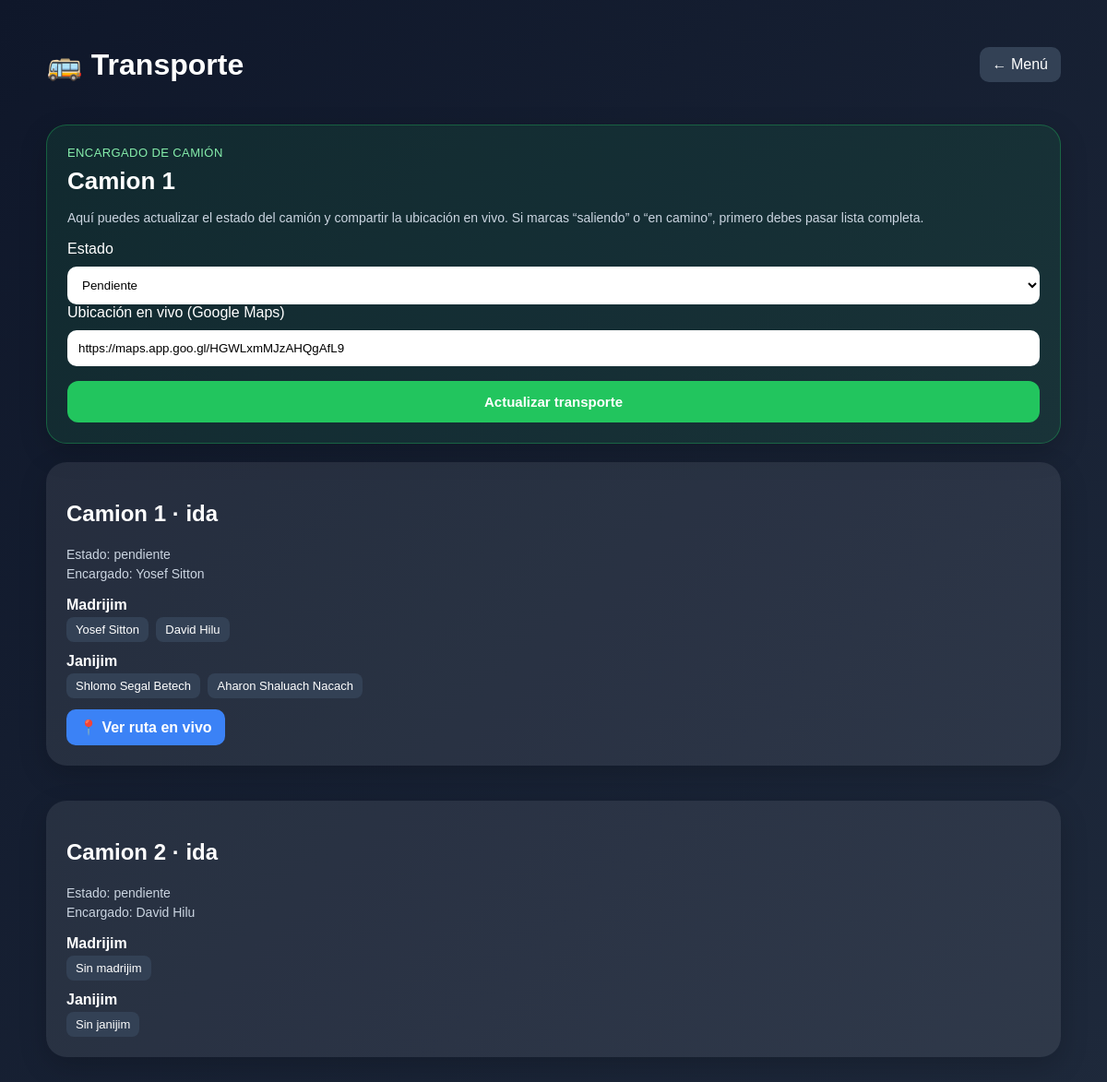
The page /transporte-madrij/ (signed in) on the database its author committed.
### transporte/models.py (models this page shows, shortened)
class Camion(models.Model):
    TIPOS = [
        ('ida', 'Ida'),
        ('regreso', 'Regreso'),
    ]
    ESTADOS = [
        ('pendiente', 'Pendiente'),
        ('saliendo', 'Saliendo'),
        ('en_camino', 'En camino'),
        ('llegando', 'Llegando'),
        ('llego', 'Llegó'),
    ]
    nombre = models.CharField(max_length=100)
    tipo = models.CharField(max_length=20, choices=TIPOS)
    estado = models.CharField(max_length=20, choices=ESTADOS, default='pendiente')
    encargado = models.ForeignKey(
        UsuarioCamp,
        on_delete=models.SET_NULL,
        null=True,
        blank=True,
        limit_choices_to={'tipo': 'madrij'},
        related_name='camiones_encargado'
    )
    hora_salida = models.CharField(max_length=20, blank=True, null=True)
    hora_estimada = models.CharField(max_length=20, blank=True, null=True)
    link_ruta = models.TextField(blank=True, null=True)

class CamionMadrij(models.Model):
    camion = models.ForeignKey(Camion, on_delete=models.CASCADE)
    madrij = models.ForeignKey(
        UsuarioCamp,
        on_delete=models.CASCADE,
        limit_choices_to={'tipo': 'madrij'}
    )

class CamionJanij(models.Model):
    camion = models.ForeignKey(Camion, on_delete=models.CASCADE)
    janij = models.ForeignKey(Janij, on_delete=models.CASCADE)

### usuarios/models.py (models this page shows, shortened)
class UsuarioCamp(models.Model):
    TIPOS = [
        ('admin', 'Admin'),
        ('madrij', 'Madrij'),
        ('arbitro', 'Arbitro'),
        ('consulta', 'Consulta'),
    ]
    nombre = models.CharField(max_length=100)
    username = models.CharField(max_length=100, unique=True)
    password = models.CharField(max_length=100)
    tipo = models.CharField(max_length=20, choices=TIPOS)

### kbutzot/models.py (models this page shows, shortened)
class Janij(models.Model):
    nombre = models.CharField(max_length=100)
    kbutza = models.ForeignKey(Kbutza, on_delete=models.SET_NULL, null=True, blank=True)
    nombre_mama = models.CharField(max_length=100, blank=True, null=True)
    tel_mama = models.CharField(max_length=30, blank=True, null=True)
    nombre_papa = models.CharField(max_length=100, blank=True, null=True)
    tel_papa = models.CharField(max_length=30, blank=True, null=True)
    info_medica = models.TextField(blank=True, null=True)

### torneo/views.py (the view, shortened to what this page needs)
# urls.py: path('transporte-madrij/', transporte_madrij, name='transporte_madrij'),
def transporte_madrij(request):
    usuario_id = request.session.get('usuario_id')
    usuario_tipo = request.session.get('usuario_tipo')
    if not usuario_id or usuario_tipo != 'madrij':
        return redirect('/login/')
    usuario = get_object_or_404(UsuarioCamp, id=usuario_id, tipo='madrij')
    camion_encargado = Camion.objects.filter(encargado=usuario).first()
    camiones = Camion.objects.all().order_by('tipo', 'nombre')
    data = []
    for c in camiones:
        madrijim = CamionMadrij.objects.filter(camion=c)
        janijim = CamionJanij.objects.filter(camion=c)
        data.append({
            'camion': c,
            'madrijim': madrijim,
            'janijim': janijim
        })
    janijim_encargado = []
    madrijim_encargado = []
    if camion_encargado:
        janijim_encargado = CamionJanij.objects.filter(camion=camion_encargado)
        madrijim_encargado = CamionMadrij.objects.filter(camion=camion_encargado)
    return render(request, 'transporte_madrij.html', {
        'usuario': usuario,
        'camion_encargado': camion_encargado,
        'data': data,
        'janijim_encargado': janijim_encargado,
        'madrijim_encargado': madrijim_encargado
    })

### templates/transporte_madrij.html (shortened to what this page needs)
<!DOCTYPE html>
<html lang="es">
<head>
</head>
<body>
<div class="container">
    <div class="topbar">
        <h1>🚌 Transporte</h1>
        <a class="back" href="/menu-madrij/">← Menú</a>
    </div>
    {% if camion_encargado %}
    <div class="card special">
        <div class="mini-label">Encargado de camión</div>
        <div class="camion-name">{{ camion_encargado.nombre }}</div>
        <p class="muted">
            Aquí puedes actualizar el estado del camión y compartir la ubicación en vivo.
            Si marcas “saliendo” o “en camino”, primero debes pasar lista completa.
        </p>
        <form method="POST">
            <label>Estado</label>
            <select name="estado" id="estado-select">
                <option value="pendiente" {% if camion_encargado.estado == 'pendiente' %}selected{% endif %}>Pendiente</option>
            </select>
            <label>Ubicación en vivo (Google Maps)</label>
            <input type="text" name="link_ruta" value="{{ camion_encargado.link_ruta|default:'' }}" placeholder="Pega aquí tu ubicación compartida">
            <button id="btn-submit" type="submit">Actualizar transporte</button>
        </form>
    </div>
    {% endif %}
    <div class="grid">
        {% for item in data %}
        <div class="card">
            <h2>{{ item.camion.nombre }} · {{ item.camion.tipo }}</h2>
            <p class="muted">
                Estado: {{ item.camion.estado }}<br>
                Encargado:
                {% if item.camion.encargado %}
                    {{ item.camion.encargado.nombre }}
                {% else %}
                    Sin asignar
                {% endif %}
            </p>
            <div>
                <strong>Madrijim</strong><br>
                {% for m in item.madrijim %}
                    <span class="badge">{{ m.madrij.nombre }}</span>
                {% empty %}
                    <span class="badge">Sin madrijim</span>
                {% endfor %}
            </div>
            <div style="margin-top:12px;">
                <strong>Janijim</strong><br>
                {% for j in item.janijim %}
                    <span class="badge">{{ j.janij.nombre }}</span>
                {% empty %}
                    <span class="badge">Sin janijim</span>
                {% endfor %}
            </div>
            {% if item.camion.link_ruta %}
                <a class="blue-btn" href="{{ item.camion.link_ruta }}" target="_blank">📍 Ver ruta en vivo</a>
            {% endif %}
        </div>
        {% endfor %}
    </div>
</div>
</body>
</html>

### templates/transporte_madrij.html (style rules this page uses)
body { margin: 0; font-family: Arial, sans-serif; background: linear-gradient(135deg, #0f172a, #1e293b); color: white; }
.container { max-width: 1100px; margin: auto; padding: 30px 20px 60px; }
.topbar { display: flex; justify-content: space-between; align-items: center; gap: 12px; flex-wrap: wrap; margin-bottom: 24px; }
.back { text-decoration: none; color: white; background: #334155; padding: 10px 14px; border-radius: 10px; }
.card { background: rgba(255,255,255,0.08); border-radius: 22px; padding: 22px; margin-bottom: 20px; box-shadow: 0 10px 30px rgba(0,0,0,0.18); }
.grid { display: grid; gap: 18px; }
input, select { width: 100%; padding: 12px; margin-top: 10px; border-radius: 10px; border: none; box-sizing: border-box; }
select { background: white; color: black; }
button { width: 100%; padding: 14px; margin-top: 16px; border-radius: 12px; border: none; background: #22c55e; color: white; font-weight: bold; cursor: pointer; font-size: 15px; }
.badge { display: inline-block; background: #334155; padding: 6px 10px; border-radius: 8px; margin: 4px 4px 0 0; font-size: 13px; }
.muted { color: #cbd5e1; font-size: 14px; line-height: 1.5; }
.blue-btn { display: inline-block; margin-top: 12px; padding: 10px 14px; background: #3b82f6; color: white; border-radius: 10px; text-decoration: none; font-weight: bold; }
.special { border: 1px solid rgba(34,197,94,0.35); background: rgba(34,197,94,0.10); }
.mini-label { font-size: 13px; color: #86efac; text-transform: uppercase; letter-spacing: .4px; margin-bottom: 8px; }
.camion-name { font-size: 26px; font-weight: bold; margin-bottom: 6px; }

### rows shown on the page
Camion: nombre "Camion 1", estado "Pendiente", link_ruta "https://maps.app.goo.gl/HGWLxmMJzAHQgAfL9", camion.nombre "Camion 1", camion.tipo "ida", camion.estado "pendiente", camion.encargado.nombre "Yosef Sitton"
CamionMadrij: madrij.nombre "Yosef Sitton"
CamionMadrij: madrij.nombre "David Hilu"
CamionJanij: janij.nombre "Shlomo Segal Betech"
CamionJanij: janij.nombre "Aharon Shaluach Nacach"
Camion: camion.nombre "Camion 2", camion.tipo "ida", camion.estado "pendiente", camion.encargado.nombre "David Hilu"
